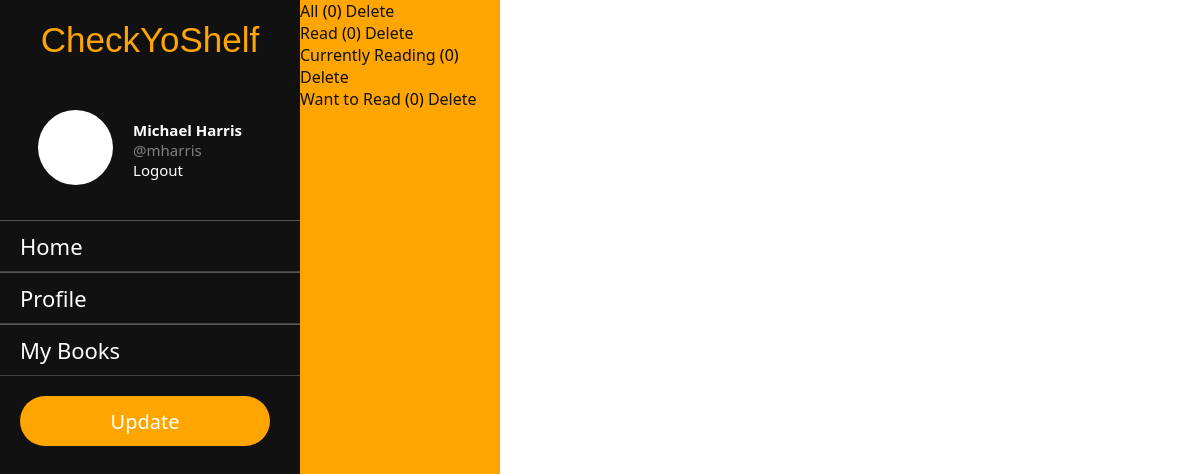
The page /btalley/bookshelves (signed in) on the database its author committed.
### app/models.py (models this page shows, shortened)
class Profile(models.Model):
    user = models.OneToOneField(User, on_delete=models.CASCADE, primary_key=True)
    name = models.CharField(max_length=200)
    bio = models.TextField(blank=True)
    followers = []
    following = []

class Bookshelf(models.Model):
    profile = models.ForeignKey(
        Profile, on_delete=models.CASCADE, related_name="profile", null=True
    )
    books = models.ManyToManyField(Book, blank=True, related_name="books")
    name = models.CharField(max_length=200)
    def __str__(self):
        return self.name

### app/views.py (the view)
# urls.py: path("<str:username>/bookshelves", bookshelf_view, name="bookshelves"),
@login_required(login_url="login")
def bookshelf_view(request, username):
    context = {}
    current_user = request.user
    my_profile = Profile.objects.get(user=current_user)
    try:
        user = User.objects.get(username=username)
        profile = Profile.objects.get(user=user)
    except:
        user = None
        profile = None
    bookshelves = Bookshelf.objects.filter(profile=profile)
    bookshelves_count = {}
    for shelf in bookshelves:
        shelf_books = shelf.books.all()
        bookshelves_count[shelf] = shelf_books.count()
    context["current_user"] = current_user
    context["my_profile"] = my_profile
    context["user"] = user
    context["profile"] = profile
    context["bookshelves_count"] = bookshelves_count
    return render(request, "bookshelves.html", context)

### app/templates/bookshelves.html (shortened to what this page needs)
{% extends "base.html" %}  {% block content %}
<div class="bookshelf-nav">
  <ul>
    {% for shelf, count in bookshelves_count.items %}
    <li>
      <a href="{% url "books" profile.user shelf %}">{{ shelf }}</a> ({{ count }})
      <a href="{% url "delete_bookshelf" profile.user shelf %}">Delete</a>
    </li>
    {% endfor %}
  </ul>
</div>
{% endblock content %}

### app/templates/base.html (shortened to what this page needs)
{% load static %}
<!DOCTYPE html>
<html lang="en">
  <head>
    <link rel="stylesheet" href="{% static "styles.css" %}">
  </head>
  <body>
    <div class="wrapper">
      <div class="side-nav">
        <div class="logo">
          <p>CheckYoShelf</p>
        </div>
        <div class="profile-section">
          <div class="profile-pic">
            <span></span>
          </div>
          <div class="user-info">
            <p class="name">{{ my_profile.name }}</p>
            <p class="username">@{{ current_user }}</p>
            <a href="{% url "logout" %}">Logout</a>
          </div>
        </div>
        <ul>
          <li><a href="{% url "home" %}">Home</a></li>
          <li><a href="{% url "profile" current_user %}">Profile</a></li>
          <li><a href="{% url "bookshelves" current_user %}">My Books</a></li>
        </ul>
        <div class="btn-container">
          <div class="btn">
            <a href="{% url "make_post" current_user %}">Update</a>
          </div>
        </div>
      </div>
      <div class="main-content">{% block content %}{% endblock content %}</div>
    </div>
  </body>
</html>

### app/static/styles.css (style rules this page uses)
* { margin: 0; padding: 0; list-style: none; text-decoration: none; font-family: 'Segoe UI', Tahoma, Geneva, Verdana, sans-serif; }
.wrapper { display: flex; position: relative; }
.wrapper .side-nav { height: 100%; width: 300px; position: fixed; background-color: #111; }
.wrapper .side-nav .logo { padding: 20px; text-align: center; }
.wrapper .side-nav .logo p { font-size: 35px; font-family: 'Franklin Gothic Medium', 'Arial Narrow', Arial, sans-serif !important; color: orange; }
.wrapper .side-nav .profile-section { display: flex; justify-content: center; align-items: center; padding: 20px; }
.wrapper .side-nav .profile-section .user-info { font-size: 15px; padding: 20px; }
.wrapper .side-nav .profile-section .user-info .name { color: white; font-weight: bold; }
.wrapper .side-nav .profile-section .user-info .username { color: gray; }
.wrapper .side-nav .profile-section .user-info a { color: white; transition: .3s; }
.wrapper .side-nav .profile-section span { height: 75px; width: 75px; background-color: white; display: inline-block; border-radius: 50px; }
.wrapper .side-nav ul li { padding: 10px 10px 10px 20px; border-bottom: 1px solid #434242; border-top: 1px solid #565656; transition: .3s; }
.wrapper .side-nav ul li a { font-size: 22px; color: white; display: block; }
.wrapper .btn-container { padding: 20px; }
.wrapper .btn-container .btn { height: 40px; width: 150px; padding: 5px 50px; background-color: orange; display: flex; justify-content: center; align-items: center; border-radius: 35px; transition: .3s; }
.wrapper .btn-container .btn a { font-size: 20px; font-weight: 500; color: white; display: block; }
.wrapper .main-content { width: 100%; margin-left: 300px; }
::placeholder { color: rgb(186, 124, 8); }
.wrapper .main-content .bookshelf-nav { height: 100%; width: 200px; position: fixed; background-color: orange; }
.wrapper .main-content .bookshelf-nav a { color: #111; }

### rows shown on the page
Profile: name "Michael Harris"
Bookshelf: name "All", count "0"
Bookshelf: name "Read", count "0"
Bookshelf: name "Currently Reading", count "0"
Bookshelf: name "Want to Read", count "0"

### other values the page prints
{{ current_user }} "mharris"
